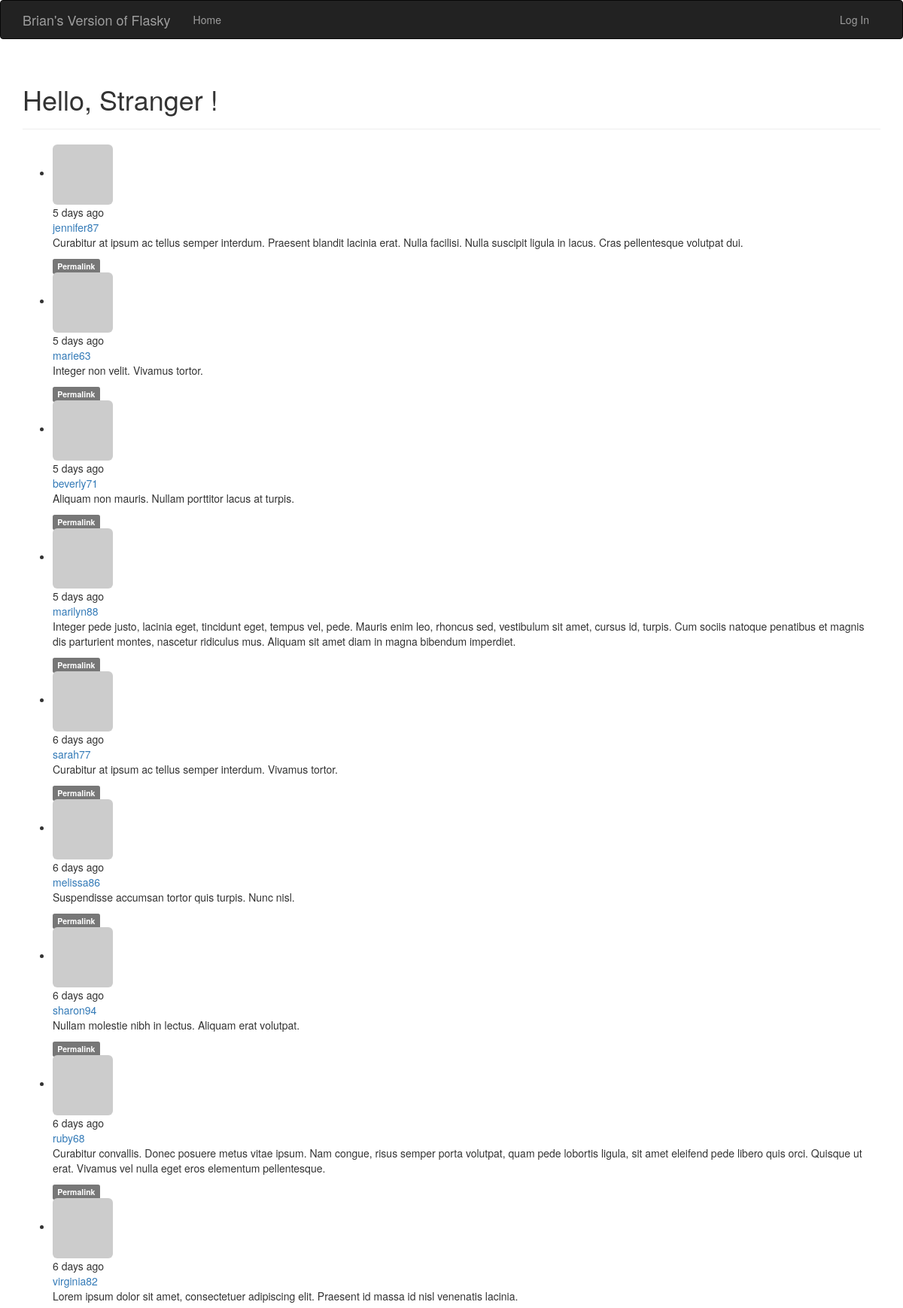
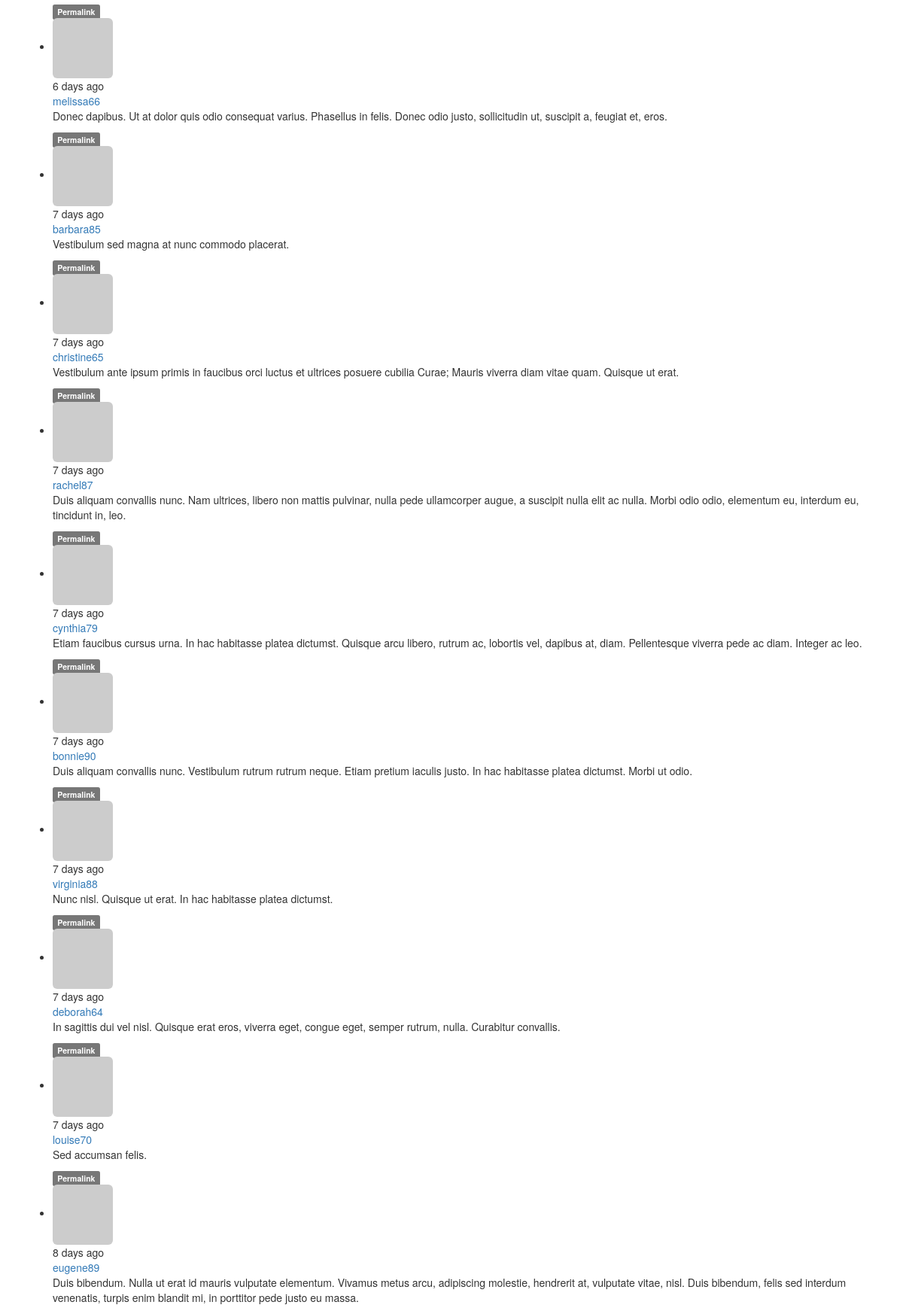
Screenshot of /?page=2 (upper part) with the database file from the repository (2 pictures, top to bottom).
### app/models.py (models this page shows, shortened)
class Post(db.Model):
	__tablename__ = 'posts'
	id = db.Column(db.Integer, primary_key=True)
	body = db.Column(db.Text)
	body_html = db.Column(db.Text)
	timestamp = db.Column(db.DateTime, index=True, default=datetime.utcnow)
	author_id = db.Column(db.Integer, db.ForeignKey('users.id'))

class User(UserMixin, db.Model):
	__tablename__ = 'users'
	id = db.Column(db.Integer, primary_key=True)
	email = db.Column(db.String(64), unique=True, index=True)
	username = db.Column(db.String(64), unique=True, index=True)
	role_id = db.Column(db.Integer, db.ForeignKey('roles.id'))
	password_hash = db.Column(db.String(128))
	confirmed = db.Column(db.Boolean, default=False)
	name = db.Column(db.String(64))
	location = db.Column(db.String(64))
	about_me = db.Column(db.Text())
	member_since = db.Column(db.DateTime(), default=datetime.utcnow)
	last_seen = db.Column(db.DateTime(), default=datetime.utcnow)
	avatar_hash = db.Column(db.String(32))
	posts = db.relationship('Post', backref='author', lazy='dynamic')
	followed = db.relationship('Follow',
								foreign_keys=[Follow.follower_id],
								backref=db.backref('follower', lazy='joined'),
								lazy='dynamic',
								cascade='all, delete-orphan')
	followers = db.relationship('Follow',
								foreign_keys=[Follow.follower_id],
								backref=db.backref('followed', lazy='joined'),
								lazy='dynamic',
								cascade='all, delete-orphan')
	@property
	def password(self):
		raise AttributeError('password is not a readable attribute')
	def gravatar(self, size=100, default='identicon', rating='g'):
		if request.is_secure:
			url = 'https://secure.gravatar.com/avatar'
		else:
			url = 'http://secure.gravatar.com/avatar'
		hash = self.avatar_hash or hashlib.md5(self.email.encode('utf-8')).hexdigest()
		return '{url}/{hash}?s={size}&d={default}&r={rating}'.format(
			url=url, hash=hash, size=size, default=default, rating=rating)

### app/main/views.py (the view)
@main.route('/', methods=['GET', 'POST'])
def index():
	form = PostForm()
	if current_user.can(Permission.WRITE_ARTICLES) and \
			form.validate_on_submit():
		post = Post(body=form.body.data, author=current_user._get_current_object())
		db.session.add(post)
		return redirect(url_for('.index'))
	page = request.args.get('page', 1, type=int)
	show_followed = False
	if current_user.is_authenticated:
		show_followed = bool(request.cookies.get('show_followed', ''))
	if show_followed:
		query = current_user.followed_posts
	else:
		query = Post.query
	pagination = Post.query.order_by(Post.timestamp.desc()).paginate(
		page, per_page=current_app.config['POSTS_PER_PAGE'],
		error_out=False)
	posts = pagination.items
	return render_template('index.html', form=form, posts=posts, pagination=pagination)

### app/auth/views.py (called while the page is built)
@auth.before_app_request
def before_request():
	if current_user.is_authenticated:
		current_user.ping()
		if not current_user.confirmed \
				and request.endpoint[:5] != 'auth.' \
				and request.endpoint != 'static':
			return redirect(url_for('auth.unconfirmed'))

### app/main/__init__.py (called while the page is built)
@main.app_context_processor
def inject_permissions():
	return dict(Permission=Permission)

### app/models.py (called while the page is built)
	def can(self, permissions):
		return False

	def is_administrator(self):
		return False

### app/templates/index.html (shortened to what this page needs)
{% extends "base.html" %}
{% import "bootstrap/wtf.html" as wtf %}
{% import "_macros.html" as macros %}
{% block page_content %}
<div class="page-header">
	<h1>Hello,
		{% if current_user.is_authenticated %}
			{{ current_user.username }}
		{% else %}
			Stranger
		{% endif %}!
	</h1>
</div>
{% include '_posts.html' %}
{% endblock %}

### app/templates/_posts.html (shortened to what this page needs)
<ul class="posts">
	{% for post in posts %}
	<li class="post">
		<div class="post-thumbnail">
			<a href="{{ url_for('.user', username=post.author.username) }}">
				<img class="img-rounded profile-thumbnail" src="{{ post.author.gravatar(size=40) }}">
			</a>
		</div>
		<div class="post-content">
			<div class="post-date">{{ moment(post.timestamp).fromNow() }}</div>
			<div class="post-author"><a href="{{ url_for('.user', username=post.author.username) }}">{{ post.author.username }}</a></div>
			<div class="post-body">
				{% if post.body_html %}
					{{ post.body_html | safe }}
				{% else %}
					{{ post.body }}
				{% endif %}
			</div>
			<div class="post-footer">
				<a href="{{ url_for('.post', id=post.id) }}">
					<span class="label label-default">Permalink</span>
				</a>
			</div>
		</div>
	</li>
	{% endfor %}
</ul>

### rows the page displays
Post: timestamp "5 days ago", author.username "jennifer87", body_html "Curabitur at ipsum ac tellus semper interdum. Praesent blandit lacinia erat. Nulla facilisi. Nulla suscipit ligula in lacus. Cras pellentesque volutpat dui."
Post: timestamp "5 days ago", author.username "marie63", body_html "Integer non velit. Vivamus tortor."
Post: timestamp "5 days ago", author.username "beverly71", body_html "Aliquam non mauris. Nullam porttitor lacus at turpis."
Post: timestamp "5 days ago", author.username "marilyn88", body_html "Integer pede justo, lacinia eget, tincidunt eget, tempus vel, pede. Mauris enim leo, rhoncus sed, vestibulum sit amet, cursus id, turpis. Cum sociis natoque penatibus et magnis dis parturient montes, nascetur ridiculus mus. Aliquam sit amet diam in magna bibendum imperdiet."
Post: timestamp "6 days ago", author.username "sarah77", body_html "Curabitur at ipsum ac tellus semper interdum. Vivamus tortor."
Post: timestamp "6 days ago", author.username "melissa86", body_html "Suspendisse accumsan tortor quis turpis. Nunc nisl."
Post: timestamp "6 days ago", author.username "sharon94", body_html "Nullam molestie nibh in lectus. Aliquam erat volutpat."
Post: timestamp "6 days ago", author.username "ruby68", body_html "Curabitur convallis. Donec posuere metus vitae ipsum. Nam congue, risus semper porta volutpat, quam pede lobortis ligula, sit amet eleifend pede libero quis orci. Quisque ut erat. Vivamus vel nulla eget eros elementum pellentesque."
Post: timestamp "6 days ago", author.username "virginia82", body_html "Lorem ipsum dolor sit amet, consectetuer adipiscing elit. Praesent id massa id nisl venenatis lacinia."
Post: timestamp "6 days ago", author.username "melissa66", body_html "Donec dapibus. Ut at dolor quis odio consequat varius. Phasellus in felis. Donec odio justo, sollicitudin ut, suscipit a, feugiat et, eros."
Post: timestamp "7 days ago", author.username "barbara85", body_html "Vestibulum sed magna at nunc commodo placerat."
Post: timestamp "7 days ago", author.username "christine65", body_html "Vestibulum ante ipsum primis in faucibus orci luctus et ultrices posuere cubilia Curae; Mauris viverra diam vitae quam. Quisque ut erat."
Post: timestamp "7 days ago", author.username "rachel87", body_html "Duis aliquam convallis nunc. Nam ultrices, libero non mattis pulvinar, nulla pede ullamcorper augue, a suscipit nulla elit ac nulla. Morbi odio odio, elementum eu, interdum eu, tincidunt in, leo."
Post: timestamp "7 days ago", author.username "cynthia79", body_html "Etiam faucibus cursus urna. In hac habitasse platea dictumst. Quisque arcu libero, rutrum ac, lobortis vel, dapibus at, diam. Pellentesque viverra pede ac diam. Integer ac leo."
Post: timestamp "7 days ago", author.username "bonnie90", body_html "Duis aliquam convallis nunc. Vestibulum rutrum rutrum neque. Etiam pretium iaculis justo. In hac habitasse platea dictumst. Morbi ut odio."
Post: timestamp "7 days ago", author.username "virginia88", body_html "Nunc nisl. Quisque ut erat. In hac habitasse platea dictumst."
Post: timestamp "7 days ago", author.username "deborah64", body_html "In sagittis dui vel nisl. Quisque erat eros, viverra eget, congue eget, semper rutrum, nulla. Curabitur convallis."
Post: timestamp "7 days ago", author.username "louise70", body_html "Sed accumsan felis."
Post: timestamp "8 days ago", author.username "eugene89", body_html "Duis bibendum. Nulla ut erat id mauris vulputate elementum. Vivamus metus arcu, adipiscing molestie, hendrerit at, vulputate vitae, nisl. Duis bibendum, felis sed interdum venenatis, turpis enim blandit mi, in porttitor pede justo eu massa."
